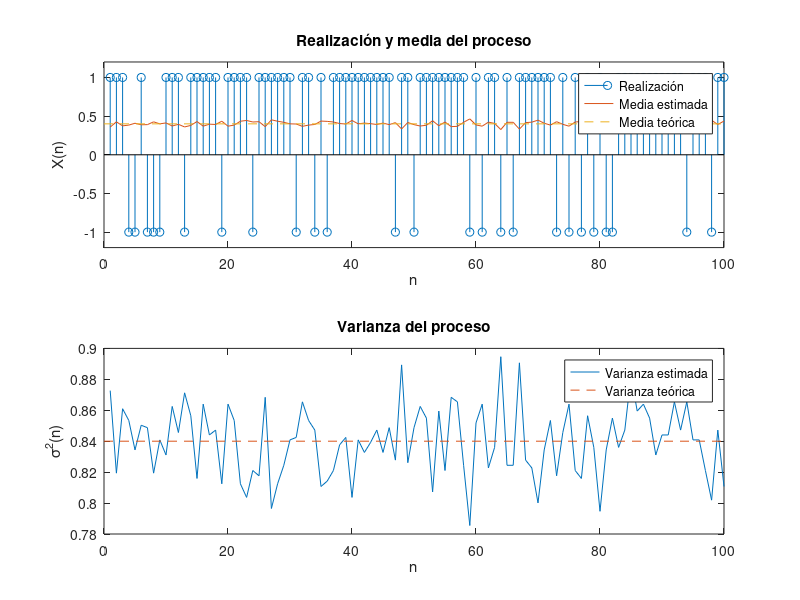
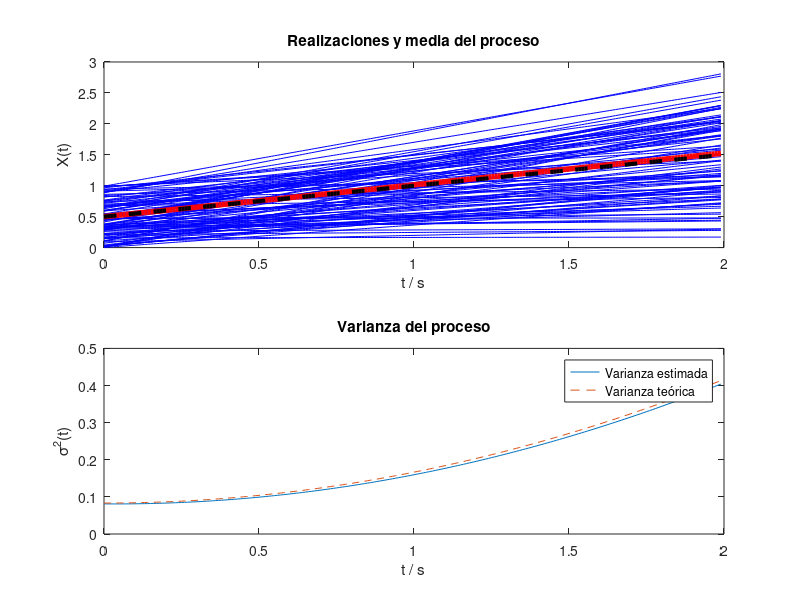
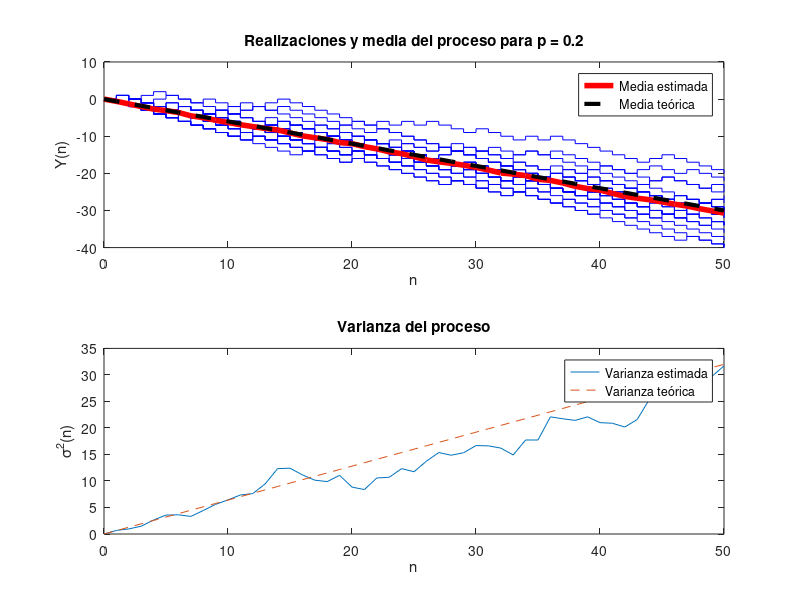
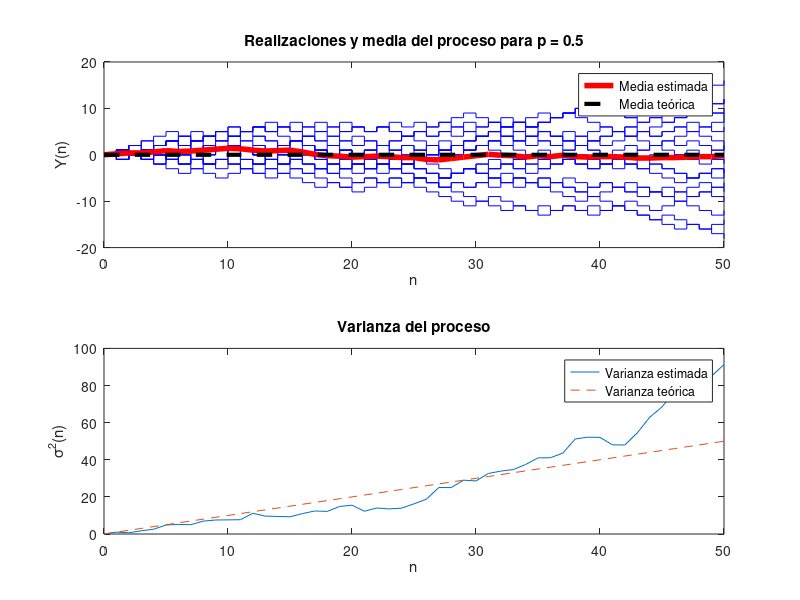

Recreate these plots in MATLAB, in order.
close all;
clear all;
clc;

pkg load statistics;

% Actividad 1

rand('seed', 42);

M = 1000;
N = 100;

p = 0.7;

mu_X_exact = 2 * p - 1;
var_X_exact = 4 * p * (1 - p);

Z = rand(M, N) < p;

X = 2*Z - 1;

mu_X = mean(X)
var_X = var(X)

figure();

subplot(2, 1, 1);
stem(X(1,:));
hold on;
plot(mu_X);
plot([0 N], [mu_X_exact mu_X_exact], '--');
ylim([-1.2 1.2]);
legend(['Realización'; 'Media estimada'; 'Media teórica']);
title('Realización y media del proceso');
xlabel('n');
ylabel('X(n)');

subplot(2, 1, 2);
plot(var_X);
hold on;
plot([0 N], [var_X_exact var_X_exact], '--');
xlabel('n');
ylabel('\sigma^2(n)');
legend(['Varianza estimada'; 'Varianza teórica']);
title('Varianza del proceso');

% Actividad 2

rand('seed', 42);

M = 1000;

Ts = 0.01;

t = 0:Ts:(2-Ts);
N = length(t);

a = 0;
b = 1;
A = unifrnd(a, b, M, 1);
B = unifrnd(a, b, M, 1);

X = A .* t + B;

mu_X = mean(X)
var_X = var(X)

mu_X_exact = (a + b) / 2 * (t + 1);
var_X_exact = (b - a)^2 / 12 * (t .^ 2  + 1);

figure();

subplot(2, 1, 1);
plot(t, X(1:100,:)', 'color', 'b');
hold on;
plot(t, mu_X, 'linewidth', 4, 'color', 'r');
plot(t, mu_X_exact, '--', 'color', 'k', 'linewidth', 3);
title('Realizaciones y media del proceso');
xlabel('t / s');
ylabel('X(t)');

subplot(2, 1, 2);
plot(t, var_X);
hold on;
plot(t, var_X_exact, '--');
xlabel('t / s');
ylabel('\sigma^2(t)');
legend(['Varianza estimada'; 'Varianza teórica']);
title('Varianza del proceso');

% Actividad 3

rand('seed', 42);

M = 20;
N = 50;

n = 0:N;

probs = [0.2 0.5 0.8];

for p = probs
  Z = rand(M, N) < p;

  X = 2*Z - 1;

  Y = [zeros(M, 1) cumsum(X, 2)];

  mu_Y_exact = n * (2 * p - 1);
  var_Y_exact = n * 4 * p * (1 - p);

  mu_Y = mean(Y);
  var_Y = var(Y);

  figure();
  subplot(2, 1, 1);
  stairs(n, Y', 'color', 'b');
  hold on;
  h1 = plot(n, mu_Y, 'linewidth', 4, 'color', 'r');
  h2 = plot(n, mu_Y_exact, '--', 'color', 'k', 'linewidth', 3);
  title(['Realizaciones y media del proceso para p = ' num2str(p)]);
  xlabel('n');
  ylabel('Y(n)');
  legend([h1 h2], ['Media estimada'; 'Media teórica']);

  subplot(2, 1, 2);
  plot(n, var_Y);
  hold on;
  plot(n, var_Y_exact, '--');
  xlabel('n');
  ylabel('\sigma^2(n)');
  legend(['Varianza estimada'; 'Varianza teórica']);
  title('Varianza del proceso');
endfor

% Actividad 4

rand('seed', 42);

N = 400;
M = 20;

omega = 0.015*pi;

mu_A = 1;
var_A = 0.16;

A = normrnd(mu_A, sqrt(var_A), M, 1);

n = 0:N-1;

X = A * cos(omega * n);

mu_X = cos(omega * n);

mu_X_est = mean(X);

figure();
plot(n, X', 'color', 'b');
hold on;
h1 = plot(n, mu_X_est, 'linewidth', 4, 'color', 'r');
h2 = plot(n, mu_X, '--', 'color', 'k', 'linewidth', 3);
title('Realizaciones y media del proceso');
xlabel('n');
ylabel('X(n)');
legend([h1 h2], ['Media estimada'; 'Media teórica']);
grid on;

M = 200;

A = normrnd(mu_A, sqrt(var_A), M, 1);

n = 0:N-1;

X = A * cos(omega * n);

mu_X = cos(omega * n);
var_X = var_A * cos(omega * n).^2;

mu_X_est = mean(X);
var_X_est = var(X);

figure();
subplot(1, 2, 1);
plot(n, mu_X_est, 'linewidth', 2, 'color', 'r');
hold on;
plot(n, mu_X, '--', 'color', 'k', 'linewidth', 2);
title('Media del proceso');
xlabel('n');
ylabel('\mu_X(n)');
legend(['Media estimada'; 'Media teórica']);
grid on;

subplot(1, 2, 2);
plot(n, var_X_est, 'linewidth', 2, 'color', 'r');
hold on;
plot(n, var_X, '--', 'color', 'k', 'linewidth', 2);
title('Varianza del proceso');
xlabel('n');
ylabel('\sigma^2_X(n)');
legend(['Varianza estimada'; 'Varianza teórica']);
grid on;

% Actividad 5

N = 400;
M = 20;

omega = 0.015 * pi;

theta = unifrnd(0, 2*pi, M, 1);

n = 0:N-1;

A = 1;

X = A * cos(omega * n + theta);

mu_X = zeros(N, 1);

mu_X_est = mean(X);

figure();
plot(n, X', 'color', 'b');
hold on;
h1 = plot(n, mu_X_est, 'linewidth', 4, 'color', 'r');
h2 = plot(n, mu_X, '--', 'color', 'k', 'linewidth', 3);
title('Realizaciones y media del proceso');
xlabel('n');
ylabel('X(n)');
legend([h1 h2], ['Media estimada'; 'Media teórica']);
ylim([-1 1]);
grid on;

M = 2000;

theta = unifrnd(0, 2*pi, M, 1);

n = 0:N-1;

X = A * cos(omega * n + theta);

mu_X = zeros(N, 1);
var_X = ones(N, 1) * (A^2 / 2);

mu_X_est = mean(X);
var_X_est = var(X);

figure();
subplot(1, 2, 1);
plot(n, mu_X_est, 'linewidth', 2, 'color', 'r');
hold on;
plot(n, mu_X, '--', 'color', 'k', 'linewidth', 2);
title('Media del proceso');
xlabel('n');
ylabel('\mu_X(n)');
legend(['Media estimada'; 'Media teórica']);
ylim([-1 1]);
grid on;

subplot(1, 2, 2);
plot(n, var_X_est, 'linewidth', 2, 'color', 'r');
hold on;
plot(n, var_X, '--', 'color', 'k', 'linewidth', 2);
title('Varianza del proceso');
xlabel('n');
ylabel('\sigma^2_X(n)');
legend(['Varianza estimada'; 'Varianza teórica']);
ylim([0 1]);
grid on;
